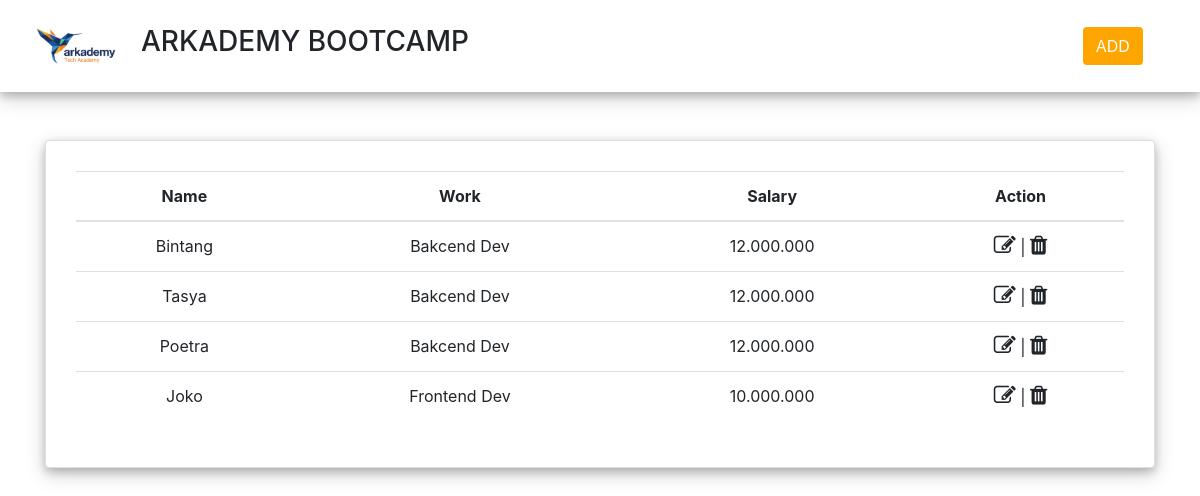
The page / on the database its author committed.
### tables this page shows
CREATE TABLE `tb_nama` (
  `id_nama` int(3) NOT NULL,
  `name` varchar(40) NOT NULL,
  `id_work` int(3) NOT NULL,
  `id_salary` int(3) NOT NULL
);

CREATE TABLE `tb_work` (
  `id` int(3) NOT NULL,
  `work` varchar(30) NOT NULL,
  `id_salary` int(3) NOT NULL
);

CREATE TABLE `tb_kategori` (
  `id` int(3) NOT NULL,
  `salary` varchar(30) NOT NULL
);

### index.php (the view, shortened to what this page needs)
<!DOCTYPE html>
<html lang="en">
<head>
    <link rel="stylesheet" href="https://cdn.jsdelivr.net/npm/sweetalert2@7.12.15/dist/sweetalert2.min.css" />
    <link rel="stylesheet" href="css/bootstrap.min.css" />
    <link rel="stylesheet" href="css/style.css" />
    <link rel="stylesheet" href="font-awesome/css/font-awesome.min.css" />
    <link href="css/bootstrap.css" rel="stylesheet">
</head>
<body>
    <div class="container-fluid" id="shadow">
        <nav class="navbar navbar-expand-lg navbar-link bg-link">
            <img class="arkademy-logo arkademy-size" src="img/arkademy.png" alt="" />
            <div class="col-sm-10">
                <h3>ARKADEMY BOOTCAMP</h3>
            </div>
            <button type="button" id="add" class="btn" data-toggle="modal" data-target="#modal-add" style="background: orange; color:white">
                   ADD
            </button>
        </nav>
    </div>
    <div class="container pt-5">
        <div class="card" id="shadow">
            <div class="card-body">
                <table class="table" style="text-align: center;">
                    <thead>
                        <tr>
                            <th scope="col">Name</th>
                            <th scope="col">Work</th>
                            <th scope="col">Salary</th>
                            <th scope="col">Action</th>
                        </tr>
                    </thead>
                    <tbody>
                        <?php
                        include "koneksi.php";
                        $query = mysqli_query($koneksi, "select * from tb_nama join tb_work on tb_nama.id_work = tb_work.id join tb_kategori on tb_nama.id_salary = tb_kategori.id");
                        while ($row = mysqli_fetch_array($query)) {
                            ?>
                            <tr>
                                <td><?= $row['name'] ?></td>
                                <td><?= $row['work'] ?></td>
                                <td><?= $row['salary'] ?></td>
                                <td>
                                    <i class='fa fa-edit' id_nama='<?= $row['id_nama']; ?>' nama='<?= $row['name'] ?>' id="update" style="cursor: pointer;font-size:22px" data-toggle="modal" data-target="#modal-edit" work ='<?= $row['id_work'] ?>' kategory='<?= $row['id_salary'] ?>'></i>
                                     |
                                    <i class="fa fa-trash" id="delete" data-toggle="modal" data-target="#modal-delete" style="cursor: pointer;font-size:22px" id_nama='<?= $row['id_nama'] ?>' nama='<?= $row['name'] ?>'></i>
                                </td>
                            </tr>
                        <?php } ?>
                    </tbody>
                </table>
            </div>
        </div>
    </div>
</body>
</html>

### css/style.css (style rules this page uses)
.arkademy-logo { width: 100px; }
.arkademy-size { padding: 10px; }
#shadow { padding: 10px; box-shadow: 0 4px 8px 0 rgba(0, 0, 0, 0.2), 0 6px 20px 0 rgba(0, 0, 0, 0.19); }

### rows shown on the page
tb_nama: name "Bintang", id_work.work "Bakcend Dev", tb_kategori.salary "12.000.000"
tb_nama: name "Tasya", id_work.work "Bakcend Dev", tb_kategori.salary "12.000.000"
tb_nama: name "Poetra", id_work.work "Bakcend Dev", tb_kategori.salary "12.000.000"
tb_nama: name "Joko", id_work.work "Frontend Dev", tb_kategori.salary "10.000.000"
